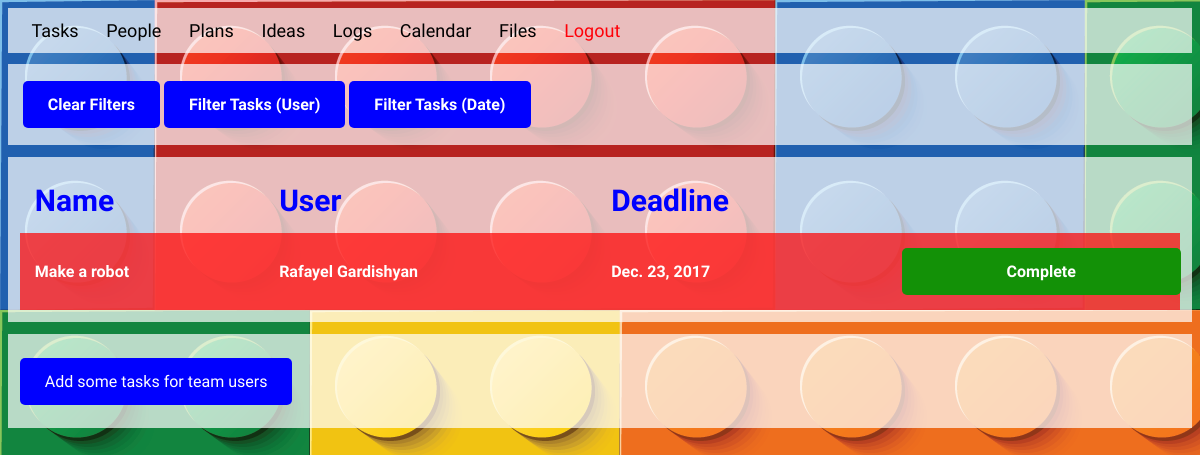
The page /tasks/ (signed in) on the database as committed earlier.
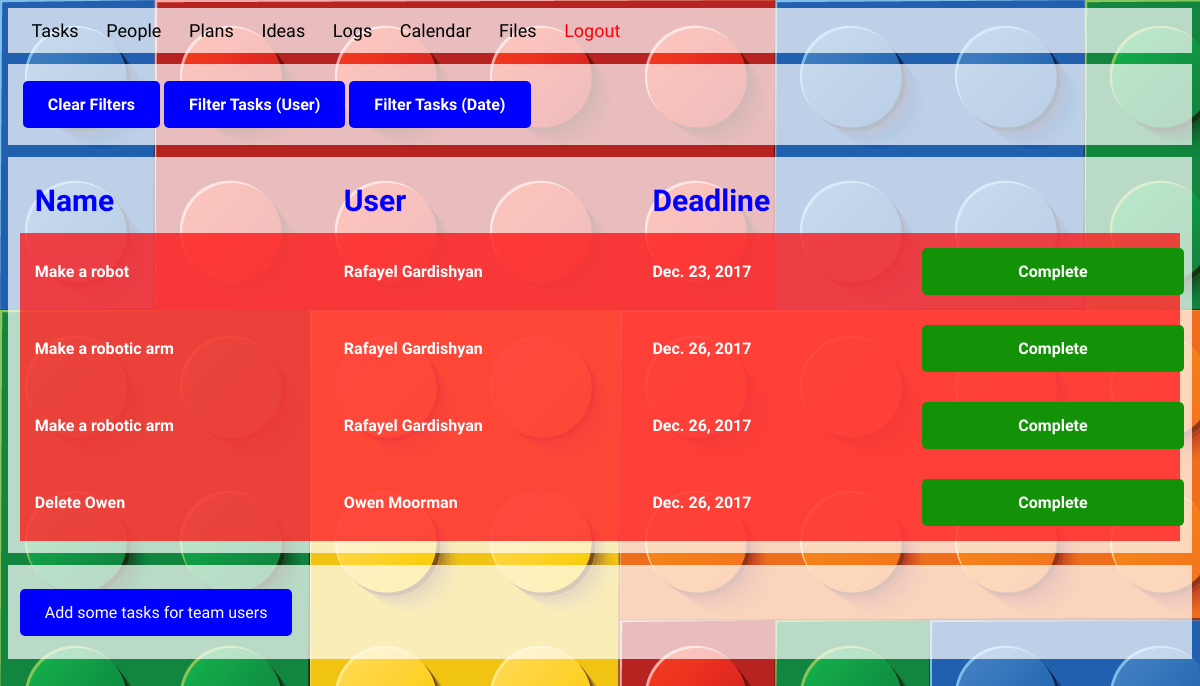
The same page on the database as committed later.
### Tasks/models.py (models this page shows, shortened)
class Task(models.Model):
    name = models.CharField(unique=True, max_length=100, verbose_name="Task", null=True, blank=True)
    user = models.ForeignKey(People, on_delete=models.CASCADE, null=True, blank=True)
    date = models.DateField(null=True, blank=True)
    slug = models.CharField(max_length=100, null=True, blank=True)
    def getdeletelink(self):
        return reverse('task', args=[self.slug])
    def isdead(self):
        if timezone.now().date() >= self.date:
            return True

### People/models.py (models this page shows, shortened)
class People(models.Model):
    name = models.CharField(max_length=100)
    birthDate = models.DateField()
    rang = models.CharField(max_length=50)
    secretKey = models.CharField(max_length=5, verbose_name="Secret Key")
    slug = models.CharField(max_length=100)
    def __str__(self):
        return self.name

### Tasks/views.py (the view)
# urls.py: path('', sv.index),
def index(request):
    if request.session.get('logged_in'):
        tasks = Task.objects.order_by('date')
        template = loader.get_template('tasks/index.html')
        context = {
            'tasks': tasks,
        }
        return HttpResponse(template.render(context, request))
    else:
        return redirect('/')

### Tasks/templates/tasks/index.html (shortened to what this page needs)
{% extends "base.html"  %}
{% block content %}
{% if tasks %}
<div class="content">
    <table class="tb">
        <tr class="tb">
            <th class="tb"><a href="/tasks/" class="link">Clear Filters</a></th>
            <th class="tb"><a href="/tasks/filter/user" class="link">Filter Tasks (User)</a></th>
            <th class="tb"><a href="/tasks/filter/date" class="link">Filter Tasks (Date)</a></th>
        </tr>
    </table>
</div>
{% endif %}
<div class="content">
{% if tasks %}
    <table class="peopletable">
    <tr class="peopletable">
        <th class="peopletable ttitle">Name</th>
        <th class="peopletable ttitle">User</th>
        <th class="peopletable ttitle">Deadline</th>
    </tr>
    {% for one in tasks %}
    {% if one.isdead %}
    <tr class="peopletable dead">
    {% else %}
    <tr class="peopletable">
    {% endif %}
        <th class="peopletable">{{ one.name }}</th>
        <th class="peopletable">{{ one.user }}</th>
        <th class="peopletable">{{ one.date }}</th>
        <th class="peopletable"><a class="greenlink" href='{{ one.getdeletelink }}'>Complete</th>
    </tr>
    {% endfor %}
    </table>
{% else %}
    <p>No tasks are available.</p>
{% endif %}
</div>
<div class="content">
    <a class="link" href="add"> Add some tasks for team users </a>
</div>
{% endblock %}

### People/templates/base.html (shortened to what this page needs)
<!DOCTYPE html>
<html>
<head>
    {% load static %}
    <link rel="stylesheet" href="{% static "style.css" %}">
<body>
    <div class="navbar">
        <div class="section-inner clearfix">
		<nav>
			<a class="navlink" href="/tasks">Tasks</a>
			<a class="navlink" href="/people">People</a>
			<a class="navlink" href="/plans">Plans</a>
			<a class="navlink" href="/ideas">Ideas</a>
			<a class="navlink" href="/logs">Logs</a>
			<a class="navlink" href="/cal">Calendar</a>
			<a class="navlink" href="/files">Files</a>
			<a class="logout" href="/logout">Logout</a>
		</nav>
		</div>
	</div>
    {% block content %}
    {% endblock %}
</body>
</html>

### People/static/style.css (style rules this page uses)
* { font-family: 'Ubuntu', sans-serif; }
body { background: url("background.png"); }
.navbar { font-size: large; background-color: rgba(255, 255, 255, 0.7); display: block; padding: 1%; }
.navlink { color: #000; text-decoration: none; transition: 1000ms; padding: 1%; }
.logout { color: #ff0008; text-decoration: none; transition: 1000ms; padding: 1%; }
.content { margin-top: 1%; background-color: rgba(255, 255, 255, 0.7); display: block; padding: 1%; }
.content { color: #434343; text-decoration: none; }
.link { margin-top: 1%; margin-bottom: 1%; border-radius: 5px; }
.link:link, .link:visited { background-color: #0000ff; color: white; padding: 14px 25px; text-align: center; text-decoration: none; display: inline-block; }
.greenlink { border-radius: 5px; width: 87%; }
.greenlink:link, .greenlink:visited { background-color: #139107; color: white; padding: 14px 25px; text-align: center; text-decoration: none; display: inline-block; }
th { text-align: left; }
table.peopletable, td.peopletable, th.peopletable { text-align: left; }
table.peopletable { border-collapse: collapse; width: 100%; }
th.peopletable, td.peopletable { padding: 15px; }
.ttitle { font-size: 30px; font-weight: bold; color: blue; }
.dead { background-color: rgba(255, 0, 0, 0.7); color: white; }

Rows that differ between the two databases and show on the page:
added Task: name "Make a robotic arm", user "Rafayel Gardishyan", date "Dec. 26, 2017"
added Task: name "Make a robotic arm", user "Rafayel Gardishyan", date "Dec. 26, 2017"
added Task: name "Delete Owen", user "Owen Moorman", date "Dec. 26, 2017"
